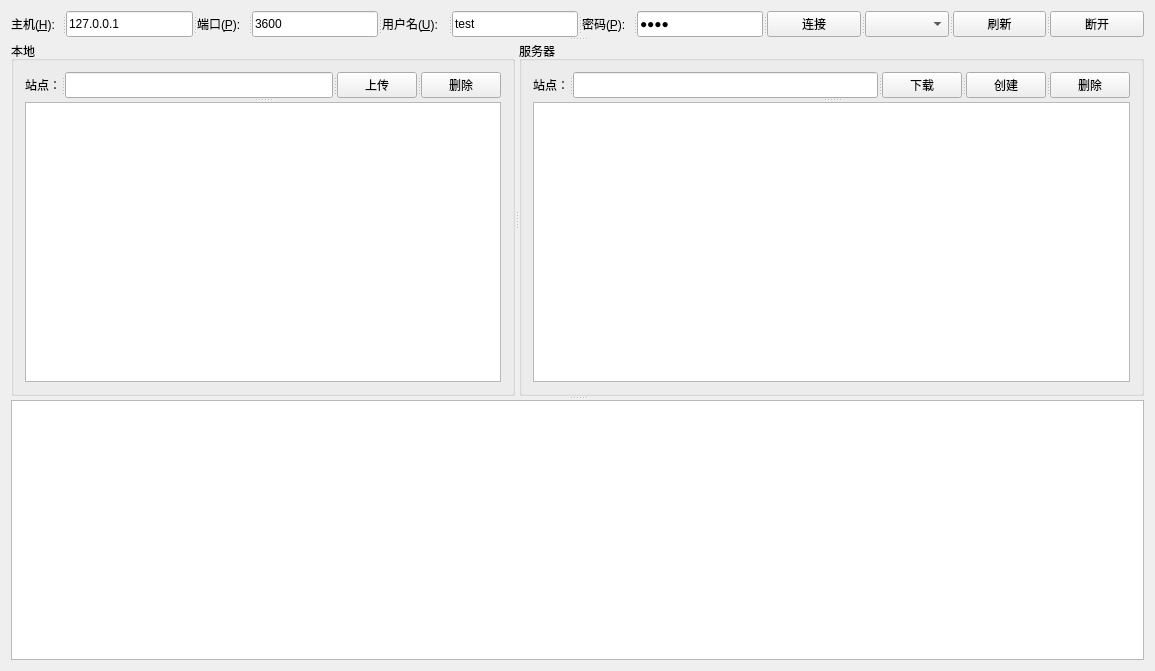
<?xml version="1.0" encoding="UTF-8"?>
<ui version="4.0">
 <class>dlg</class>
 <widget class="QWidget" name="dlg">
  <property name="geometry">
   <rect>
    <x>0</x>
    <y>0</y>
    <width>1155</width>
    <height>671</height>
   </rect>
  </property>
  <property name="windowTitle">
   <string>dlg</string>
  </property>
  <layout class="QGridLayout" name="gridLayout_4">
   <item row="0" column="0">
    <widget class="QSplitter" name="splitter_7">
     <property name="orientation">
      <enum>Qt::Vertical</enum>
     </property>
     <widget class="QSplitter" name="splitter">
      <property name="sizePolicy">
       <sizepolicy hsizetype="Expanding" vsizetype="Fixed">
        <horstretch>0</horstretch>
        <verstretch>0</verstretch>
       </sizepolicy>
      </property>
      <property name="orientation">
       <enum>Qt::Horizontal</enum>
      </property>
      <widget class="QLabel" name="label">
       <property name="text">
        <string>&lt;html&gt;&lt;head/&gt;&lt;body&gt;&lt;p&gt;主机(&lt;span style=&quot; text-decoration: underline;&quot;&gt;H&lt;/span&gt;):&lt;/p&gt;&lt;/body&gt;&lt;/html&gt;</string>
       </property>
      </widget>
      <widget class="QLineEdit" name="m_host">
       <property name="sizePolicy">
        <sizepolicy hsizetype="Expanding" vsizetype="Fixed">
         <horstretch>0</horstretch>
         <verstretch>0</verstretch>
        </sizepolicy>
       </property>
       <property name="minimumSize">
        <size>
         <width>2</width>
         <height>1</height>
        </size>
       </property>
       <property name="text">
        <string>127.0.0.1</string>
       </property>
       <property name="frame">
        <bool>true</bool>
       </property>
       <property name="alignment">
        <set>Qt::AlignLeading|Qt::AlignLeft|Qt::AlignVCenter</set>
       </property>
       <property name="dragEnabled">
        <bool>false</bool>
       </property>
      </widget>
      <widget class="QLabel" name="label_2">
       <property name="text">
        <string>&lt;html&gt;&lt;head/&gt;&lt;body&gt;&lt;p&gt;端口(&lt;span style=&quot; text-decoration: underline;&quot;&gt;P&lt;/span&gt;):&lt;/p&gt;&lt;/body&gt;&lt;/html&gt;</string>
       </property>
      </widget>
      <widget class="QLineEdit" name="m_port">
       <property name="text">
        <string>3600</string>
       </property>
      </widget>
      <widget class="QLabel" name="label_3">
       <property name="text">
        <string>&lt;html&gt;&lt;head/&gt;&lt;body&gt;&lt;p&gt;用户名(&lt;span style=&quot; text-decoration: underline;&quot;&gt;U&lt;/span&gt;):&lt;/p&gt;&lt;/body&gt;&lt;/html&gt;</string>
       </property>
      </widget>
      <widget class="QLineEdit" name="m_name">
       <property name="text">
        <string>test</string>
       </property>
      </widget>
      <widget class="QLabel" name="label_4">
       <property name="text">
        <string>&lt;html&gt;&lt;head/&gt;&lt;body&gt;&lt;p&gt;密码(&lt;span style=&quot; text-decoration: underline;&quot;&gt;P&lt;/span&gt;):&lt;/p&gt;&lt;/body&gt;&lt;/html&gt;</string>
       </property>
      </widget>
      <widget class="QLineEdit" name="m_password">
       <property name="text">
        <string>test</string>
       </property>
       <property name="echoMode">
        <enum>QLineEdit::Password</enum>
       </property>
      </widget>
      <widget class="QPushButton" name="m_connectButton">
       <property name="text">
        <string>连接</string>
       </property>
       <property name="autoDefault">
        <bool>true</bool>
       </property>
       <property name="flat">
        <bool>false</bool>
       </property>
      </widget>
      <widget class="QComboBox" name="m_connectType">
       <property name="editable">
        <bool>false</bool>
       </property>
       <property name="currentText">
        <string/>
       </property>
       <property name="currentIndex">
        <number>-1</number>
       </property>
       <property name="frame">
        <bool>true</bool>
       </property>
      </widget>
      <widget class="QPushButton" name="m_refreshButton">
       <property name="text">
        <string>刷新</string>
       </property>
      </widget>
      <widget class="QPushButton" name="m_disconnectButton">
       <property name="text">
        <string>断开</string>
       </property>
      </widget>
     </widget>
     <widget class="QSplitter" name="splitter_6">
      <property name="sizePolicy">
       <sizepolicy hsizetype="Expanding" vsizetype="Preferred">
        <horstretch>0</horstretch>
        <verstretch>100</verstretch>
       </sizepolicy>
      </property>
      <property name="orientation">
       <enum>Qt::Horizontal</enum>
      </property>
      <widget class="QGroupBox" name="groupBox_3">
       <property name="sizePolicy">
        <sizepolicy hsizetype="Preferred" vsizetype="Preferred">
         <horstretch>1</horstretch>
         <verstretch>0</verstretch>
        </sizepolicy>
       </property>
       <property name="title">
        <string>本地</string>
       </property>
       <layout class="QGridLayout" name="gridLayout">
        <item row="0" column="0">
         <widget class="QSplitter" name="splitter_3">
          <property name="orientation">
           <enum>Qt::Vertical</enum>
          </property>
          <widget class="QSplitter" name="splitter_2">
           <property name="orientation">
            <enum>Qt::Horizontal</enum>
           </property>
           <widget class="QLabel" name="label_5">
            <property name="enabled">
             <bool>true</bool>
            </property>
            <property name="sizePolicy">
             <sizepolicy hsizetype="Fixed" vsizetype="Preferred">
              <horstretch>0</horstretch>
              <verstretch>0</verstretch>
             </sizepolicy>
            </property>
            <property name="text">
             <string>站点：</string>
            </property>
           </widget>
           <widget class="QLineEdit" name="m_localFolder">
            <property name="sizePolicy">
             <sizepolicy hsizetype="Preferred" vsizetype="Fixed">
              <horstretch>100</horstretch>
              <verstretch>0</verstretch>
             </sizepolicy>
            </property>
           </widget>
           <widget class="QPushButton" name="m_uploadButton">
            <property name="sizePolicy">
             <sizepolicy hsizetype="Minimum" vsizetype="Fixed">
              <horstretch>1</horstretch>
              <verstretch>0</verstretch>
             </sizepolicy>
            </property>
            <property name="text">
             <string>上传</string>
            </property>
           </widget>
           <widget class="QPushButton" name="m_localDeleteButton">
            <property name="text">
             <string>删除</string>
            </property>
           </widget>
          </widget>
          <widget class="QTableView" name="m_localView">
           <property name="sizePolicy">
            <sizepolicy hsizetype="Expanding" vsizetype="Expanding">
             <horstretch>0</horstretch>
             <verstretch>100</verstretch>
            </sizepolicy>
           </property>
          </widget>
         </widget>
        </item>
       </layout>
      </widget>
      <widget class="QGroupBox" name="groupBox_4">
       <property name="sizePolicy">
        <sizepolicy hsizetype="Preferred" vsizetype="Preferred">
         <horstretch>1</horstretch>
         <verstretch>0</verstretch>
        </sizepolicy>
       </property>
       <property name="title">
        <string>服务器</string>
       </property>
       <layout class="QGridLayout" name="gridLayout_2">
        <item row="0" column="0">
         <widget class="QSplitter" name="splitter_5">
          <property name="orientation">
           <enum>Qt::Vertical</enum>
          </property>
          <widget class="QSplitter" name="splitter_4">
           <property name="orientation">
            <enum>Qt::Horizontal</enum>
           </property>
           <widget class="QLabel" name="label_6">
            <property name="enabled">
             <bool>true</bool>
            </property>
            <property name="sizePolicy">
             <sizepolicy hsizetype="Fixed" vsizetype="Preferred">
              <horstretch>0</horstretch>
              <verstretch>0</verstretch>
             </sizepolicy>
            </property>
            <property name="text">
             <string>站点：</string>
            </property>
           </widget>
           <widget class="QLineEdit" name="m_serverFolder">
            <property name="sizePolicy">
             <sizepolicy hsizetype="Preferred" vsizetype="Fixed">
              <horstretch>100</horstretch>
              <verstretch>0</verstretch>
             </sizepolicy>
            </property>
           </widget>
           <widget class="QPushButton" name="m_downloadButton">
            <property name="sizePolicy">
             <sizepolicy hsizetype="Minimum" vsizetype="Fixed">
              <horstretch>1</horstretch>
              <verstretch>0</verstretch>
             </sizepolicy>
            </property>
            <property name="text">
             <string>下载</string>
            </property>
           </widget>
           <widget class="QPushButton" name="m_mkdirButton">
            <property name="text">
             <string>创建</string>
            </property>
           </widget>
           <widget class="QPushButton" name="m_deleteButton">
            <property name="text">
             <string>删除</string>
            </property>
           </widget>
          </widget>
          <widget class="QTableView" name="m_serverView">
           <property name="sizePolicy">
            <sizepolicy hsizetype="Expanding" vsizetype="Expanding">
             <horstretch>0</horstretch>
             <verstretch>100</verstretch>
            </sizepolicy>
           </property>
          </widget>
         </widget>
        </item>
       </layout>
      </widget>
     </widget>
     <widget class="QTextEdit" name="m_log">
      <property name="sizePolicy">
       <sizepolicy hsizetype="Expanding" vsizetype="Expanding">
        <horstretch>0</horstretch>
        <verstretch>100</verstretch>
       </sizepolicy>
      </property>
     </widget>
    </widget>
   </item>
  </layout>
 </widget>
 <layoutdefault spacing="6" margin="11"/>
 <resources/>
 <connections/>
</ui>
